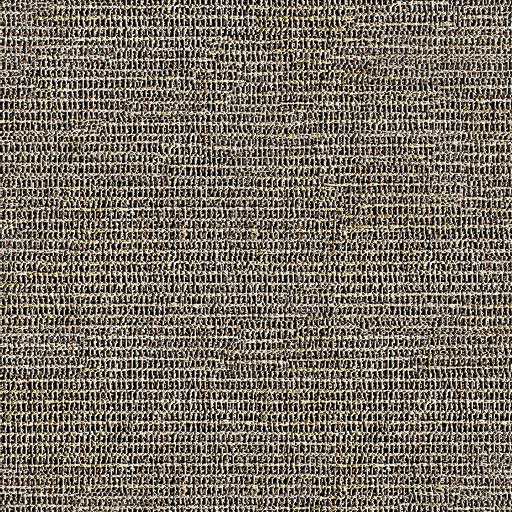
%> input picture image processing/code/2Dsamples1/sample1.jpg, 512 x 512 px
$ octave progressreport.m   (GNU Octave 9; MATLAB toolbox functions it lacks are replaced by stand-ins)
%> lines starting %> are read from the running program, lines starting %| are printed output that depends on the picture
### image processing/code/NonParamSampling.m
function out = NonParamSampling(orig,orig2,finalsize,windsize,method,overlap,e,feather)
% [12 lines of commented-out code are left out]
out = -1*ones(finalsize);
[a,b] = size(orig);
out(1:a,1:b) = orig;
w = ones(windsize);
switch method
    case 1
        l = 0;
        while l<(finalsize(2)-b)
            for xx = 1:windsize(1)
                mat = out(xx:(xx+windsize(1)-1),(b-windsize(2)+1+l):(b+l));
                smin = windsize(1)*windsize(2)*255;
                loc = [1,1];
                for x = 1:(a-windsize(1))
                    for y = 1:(b-windsize(2)-1)
                        s = sum(sum(abs(mat - orig(x:x+windsize(1)-1,y:y+windsize(2)-1))));
                        if smin > s
                            smin = s;
                            loc = [x,y];
                        end
                    end
                end
                out(xx,b+1+l) = orig(loc(1),loc(2)+windsize(2));
            end
            for xx = windsize(1):a
                mat = out((xx-windsize(1)+1):xx,(b-windsize(2)+1+l):(b+l));
                smin = windsize(1)*windsize(2)*255;
                loc = [1,1];
                for x = 1:(a-windsize(1))
                    for y = 1:(b-windsize(2)-1)
                        s = sum(sum(abs(mat - orig(x+1:x+windsize(1),y+1:y+windsize(2)))));
                        if smin > s
                            smin = s;
                            loc = [x,y];
                        end
                    end
                end
                out(xx,b+1+l) = orig(loc(1)+windsize(1)-1,loc(2)+windsize(2));
            end
            l = l+1;
        end
        l = 0;
        while l<(finalsize(1)-a)
            for yy = 1:windsize(1)
                mat = out((a-windsize(1)+1+l):(a+l),yy:yy+windsize(2)-1);
                smin = windsize(1)*windsize(2)*255;
                loc = [1,1];
                for x = 1:(a-windsize(1)-1)
                    for y = 1:(b-windsize(2))
                        s = sum(sum(abs(mat - orig(x:x+windsize(1)-1,y:y+windsize(2)-1))));
                        if smin > s
                            smin = s;
                            loc = [x,y];
                        end
                    end
                end
                out(a+l+1,yy) = orig(loc(1)+windsize(1),loc(2));
            end
            for yy = windsize(2):finalsize(2)
                mat = out((a-windsize(1)+1+l):(a+l),(yy-windsize(2)+1):yy);
                smin = windsize(1)*windsize(2)*255;
                loc = [1,1];
                for x = 1:(a-windsize(1)-1)
                    for y = 1:(b-windsize(2))
                        s = sum(sum(abs(mat - orig(x:x+windsize(1)-1,y:y+windsize(2)-1))));
                        if smin > s
                            smin = s;
                            loc = [x,y];
                        end
                    end
                end
                out(a+l+1,yy) = orig(loc(1)+windsize(1),loc(2)+windsize(2));
            end
            l = l+1;
        end
    case 2
        out = zeros(finalsize + 3*windsize);
        out2 = zeros(finalsize(1) + 3*windsize(1),finalsize(1) + 3*windsize(1),3);
        m = randpick(orig,windsize);
        out(windsize(1)+1:2*windsize(1),windsize(2)+1:2*windsize(2)) =  orig(m(1)+1:m(1)+windsize(1),m(2)+1:m(2)+windsize(2));
        for j = 1:3
              out2(windsize(1)+1:2*windsize(1),windsize(2)+1:2*windsize(2),j) =  orig2(m(1)+1:m(1)+windsize(1),m(2)+1:m(2)+windsize(2),j);
        end
        loc = 2*windsize;
        flag = 1;
        while loc(1)< finalsize(1) + 2*windsize(1)
            d = 100; g = 1;
            while d > e
                m = randpick(orig,windsize);
                d = dist(out,orig(m(1)+1:m(1)+windsize(1),m(2)+1:m(2)+windsize(2)),loc,overlap,flag);
            end
            out = placepatch(out,orig(m(1)+1:m(1)+windsize(1),m(2)+1:m(2)+windsize(2)),loc,overlap,flag,feather);
            for j = 1:3
                out2(:,:,j) = placepatch(out2(:,:,j),orig2(m(1)+1:m(1)+windsize(1),m(2)+1:m(2)+windsize(2),j),loc,overlap,flag,feather);
            end
            loc(1) = loc(1)-overlap+windsize(1);
            loc
        end
        loc(1) = 2*windsize(1);
        e = e/2;
        while loc(2)<finalsize(2)+2*windsize(2)
            d = 100;
            flag = 2; g = 1; E = e;
            while d > e
                m = randpick(orig,windsize);
                d = dist(out,orig(m(1)+1:m(1)+windsize(1),m(2)+1:m(2)+windsize(2)),loc,overlap,flag);
                g = g + 1;
                if g > 100
                    g = 1;
                    e = e*1.01;
                end
            end
            e = E;
            out = placepatch(out,orig(m(1)+1:m(1)+windsize(1),m(2)+1:m(2)+windsize(2)),loc,overlap,flag,feather);
            for j = 1:3
                out2(:,:,j) = placepatch(out2(:,:,j),orig2(m(1)+1:m(1)+windsize(1),m(2)+1:m(2)+windsize(2),j),loc,overlap,flag,feather);
            end
            flag = 3;
            while loc(1)< finalsize(1) + 2*windsize(1)
                d = 100;g = 1; E = e;
                while d > e
                    m = randpick(orig,windsize);
                    d = dist(out,orig(m(1)+1:m(1)+windsize(1),m(2)+1:m(2)+windsize(2)),loc,overlap,flag);
                    g = g + 1;
                    if g > 100
                        g = 1;
                        e = e*1.01;
                    end
                end
                e = E;
                out = placepatch(out,orig(m(1)+1:m(1)+windsize(1),m(2)+1:m(2)+windsize(2)),loc,overlap,flag,feather);
                for j = 1:3
                    out2(:,:,j) = placepatch(out2(:,:,j),orig2(m(1)+1:m(1)+windsize(1),m(2)+1:m(2)+windsize(2),j),loc,overlap,flag,feather);
                end
                loc(1) = loc(1)-overlap+windsize(1);
                loc
            end
            loc(1) = 2*windsize(1);
            loc(2) = loc(2)-overlap+windsize(2);
        end
        h = out(windsize(1)+1:windsize(1)+finalsize(1),windsize(2)+1:windsize(2)+finalsize(2));
        out = {};
        out{1} = h;
        out{2} = out2(windsize(1)+1:windsize(1)+finalsize(1),windsize(2)+1:windsize(2)+finalsize(2),:);
    case 3
        out = zeros(finalsize + 3*windsize);
        out(windsize(1)+1:2*windsize(1),windsize(2)+1:2*windsize(2)) =  randpick(orig,windsize);
        loc = 2*windsize;
        flag = 1;
        while loc(1)< finalsize(1) + 2*windsize(1)
            d = 100;
            while d > e
                m = randpick(orig,windsize);
                d = dist(out,m,loc,overlap,flag);
            end
            out = placepatch(out,m,loc,overlap,flag,feather);
            loc(1) = loc(1)-overlap+windsize(1);
            loc
        end
        loc(1) = 2*windsize(1);
        while loc(2)<finalsize(2)+2*windsize(2)
            d = 100;
            flag = 2; g = 1;
            while d > e
                m = randpick(orig,windsize);
                d = dist(out,m,loc,overlap,flag);
                g = g + 1;
                if g > 100
                    g = 1;
                    e = e*1.1
                end
            end
            out = placepatch(out,m,loc,overlap,flag,feather);
            flag = 3;
            while loc(1)< finalsize(1) + 2*windsize(1)
                d = 100;g = 1; E = e;
                while d > e
                    m = randpick(orig,windsize);
                    d = dist(out,m,loc,overlap,flag);
                    g = g + 1;
                    if g > 100
                        g = 1;
                        e = e*1.1;
                    end
                end
                e = E;
                out = placepatch(out,m,loc,overlap,flag,feather);
                loc(1) = loc(1)-overlap+windsize(1);
                loc
            end
            loc(1) = 2*windsize(1);
            loc(2) = loc(2)-overlap+windsize(2);
        end
        out = out(windsize(1)+1:windsize(1)+finalsize(1),windsize(2)+1:windsize(2)+finalsize(2));
end
end

### image processing/code/progressreport.m
%%%%                        progress report                           %%%%
addpath('C:\Users\Roman\Desktop\420\Project\2Dsamples');

img = double(rgb2gray(imread('sample1.jpg')));
%> img: size 512x512 double; min 0, max 255, mean 112.6
sample1 = double(img);
sample1 = sample1(1:512,1:512);
img = double(rgb2gray(imread('sample2.jpg')));
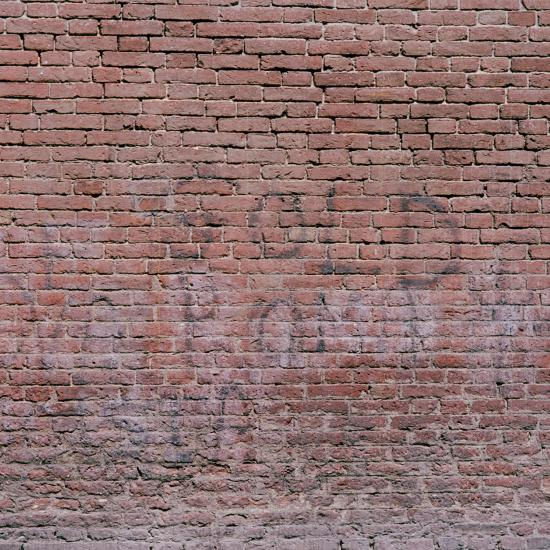
%> input picture image processing/code/2Dsamples1/sample2.jpg, 550 x 550 px
%> img: size 550x550 double; min 0, max 239, mean 123
sample2 = double(img);
sample2 = sample2(1:512,1:512);
img = double(rgb2gray(imread('sample3.jpg')));
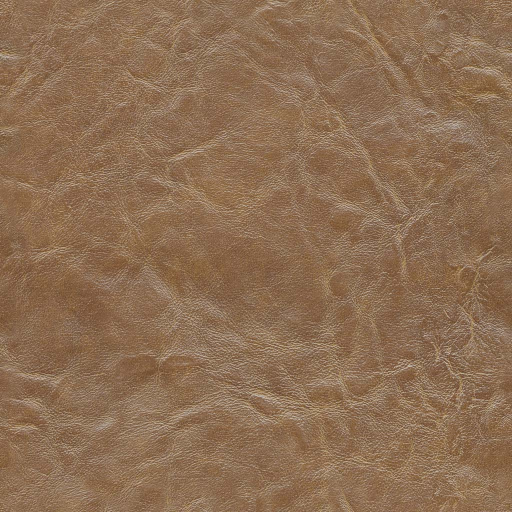
%> input picture image processing/code/2Dsamples1/sample3.jpg, 1024 x 1024 px (shown at 1/2 size)
%> img: size 1024x1024 double; min 52, max 221, mean 116.4
sample3 = double(img);
sample3 = sample3(1:512,1:512);
img = double(rgb2gray(imread('sample4.jpg')));
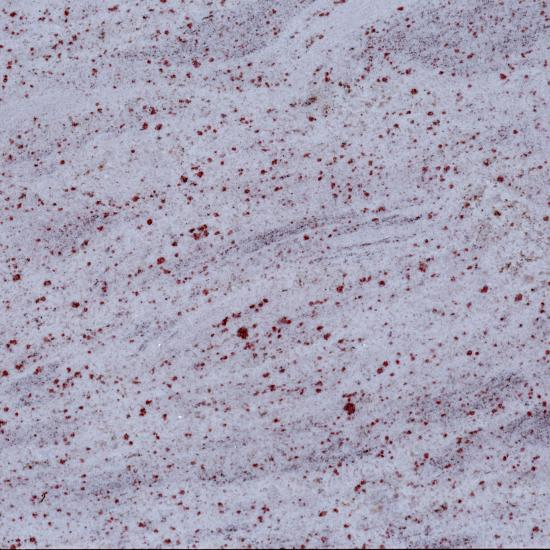
%> input picture image processing/code/2Dsamples1/sample4.jpg, 550 x 550 px
%> img: size 550x550 double; min 1, max 248, mean 166.7
sample4 = double(img);
sample4 = sample4(1:512,1:512);
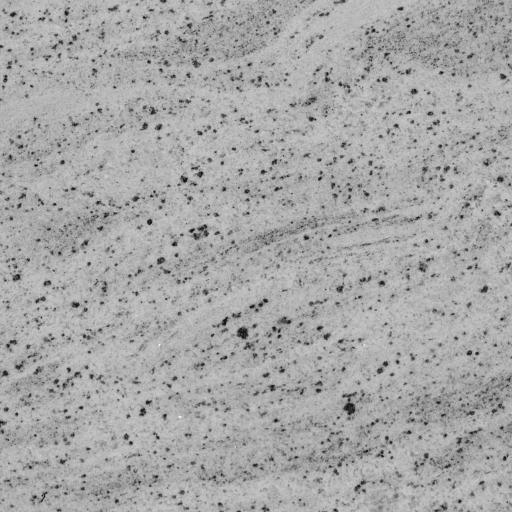
%> sample4: size 512x512 double; min 6, max 248, mean 167.1
img = double(rgb2gray(imread('sample5.jpg')));
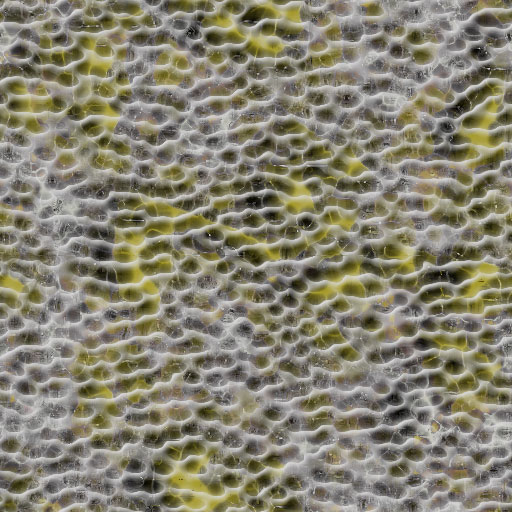
%> input picture image processing/code/2Dsamples1/sample5.jpg, 512 x 512 px
%> img: size 512x512 double; min 0, max 230, mean 129.6
sample5 = double(img);
sample5 = sample5(1:512,1:512);

figure
subplot(5,2,1);
back = -1*ones(100,100);
s = sample1(1:100,1:50);
s = 255*(s - min(min(s)))/(max(max(s)) - min(min(s)));
sam1b = back; sam1b(1:100,1:50) = s;
imagesc(sam1b);
title('sample 1 before');
xticks({}); yticks({});
subplot(5,2,2);
sam1a = NonParamSampling(sample1(1:100,1:50),[100,100],[50,40],1,0);
imagesc(sam1a);
title('sample 1 after');
xticks({}); yticks({});

subplot(5,2,3);
back = -1*ones(100,100);
s = sample2(1:100,1:50);
s = 255*(s - min(min(s)))/(max(max(s)) - min(min(s)));
sam1b = back; sam2b(1:100,1:50) = s;
imagesc(sam2b);
title('sample 2 before');
xticks({}); yticks({});
subplot(5,2,4);
sam2a = NonParamSampling(sample2(1:100,1:50),[100,100],[50,40],1,0);
imagesc(sam2a);
title('sample 2 after');
xticks({}); yticks({});

subplot(5,2,5);
back = -1*ones(100,100);
s = sample3(1:100,1:50);
s = 255*(s - min(min(s)))/(max(max(s)) - min(min(s)));
sam1b = back; sam3b(1:100,1:50) = s;
imagesc(sam3b);
title('sample 3 before');
xticks({}); yticks({});
subplot(5,2,6);
sam3a = NonParamSampling(sample3(1:100,1:50),[100,100],[50,40],1,0);
imagesc(sam3a);
title('sample 3 after');
xticks({}); yticks({});

subplot(5,2,7);
back = -1*ones(100,100);
s = sample4(1:100,1:50);
s = 255*(s - min(min(s)))/(max(max(s)) - min(min(s)));
sam4b = back; sam4b(1:100,1:50) = s;
%> after `sam4b(1:100,1:50) = s`:
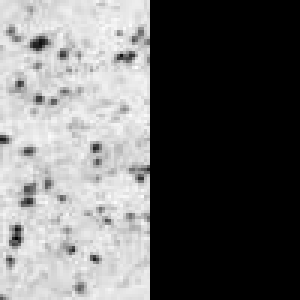
%> sam4b: size 100x100 double (shown 3 times larger); min -1, max 255, mean 104.8; drawn with min black and max white
imagesc(sam4b);
title('sample 4 before');
xticks({}); yticks({});
subplot(5,2,8);
sam4a = NonParamSampling(sample4(1:100,1:50),[100,100],[50,40],1,0);
imagesc(sam4a);
title('sample 4 after');
xticks({}); yticks({});

subplot(5,2,9);
back = -1*ones(100,100);
s = sample5(1:100,1:50);
s = 255*(s - min(min(s)))/(max(max(s)) - min(min(s)));
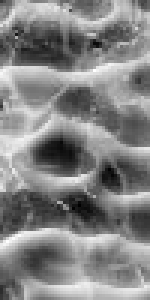
%> s: size 100x50 double (shown 3 times larger); min 0, max 255, mean 132.7
sam1b = back; sam5b(1:100,1:50) = s;
imagesc(sam5b);
title('sample 5 before');
xticks({}); yticks({});
subplot(5,2,10);
sam5a = NonParamSampling(sample5(1:100,1:50),[100,100],[50,40],1,0);
imagesc(sam5a);
title('sample 5 after');
xticks({}); yticks({});
